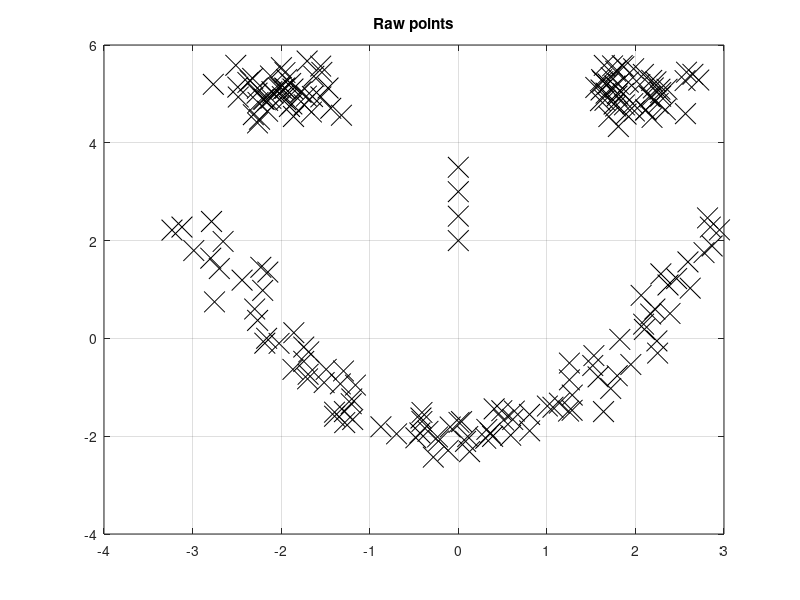
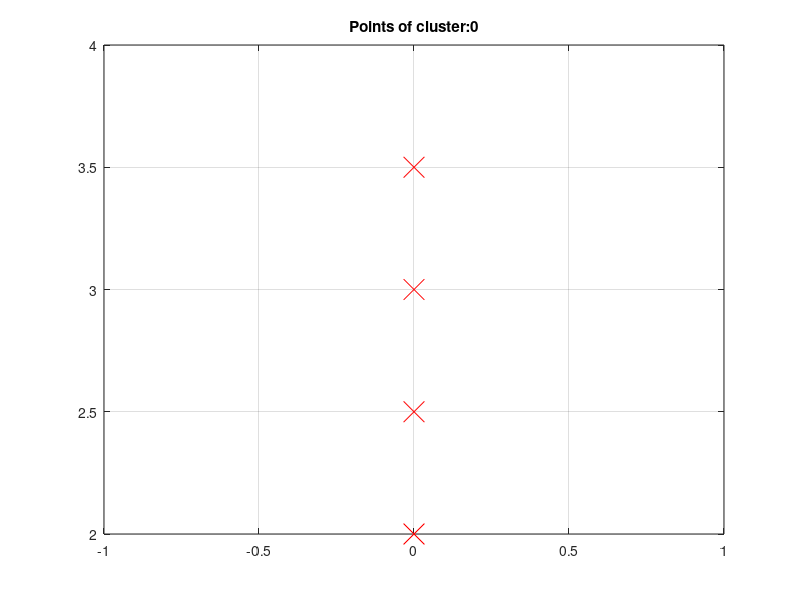
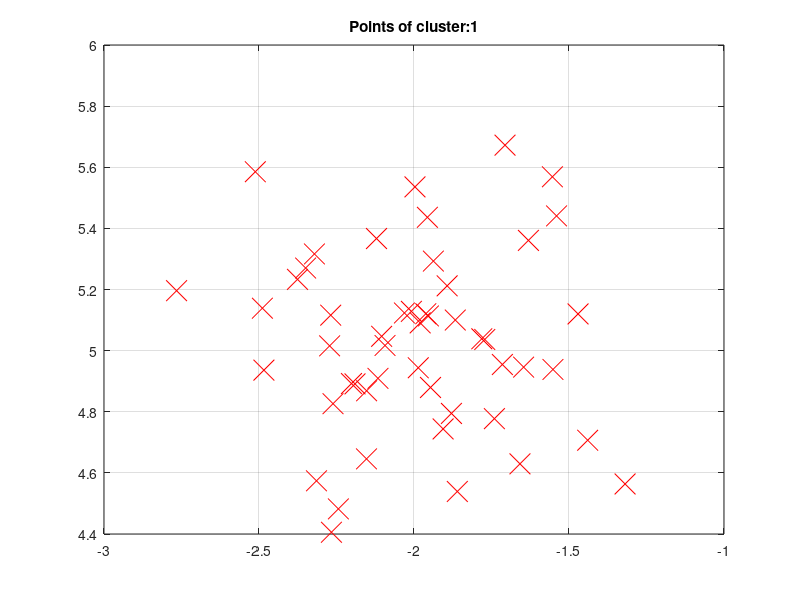
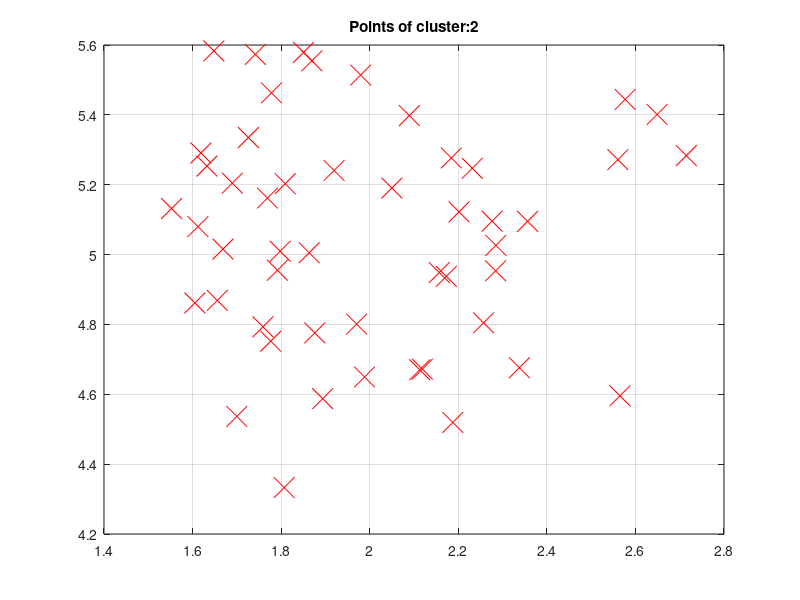

Recreate these plots in MATLAB, in order.
##
## Originally based on ChatGPT code creation
##

# Sample points
points = [ 1.0,  1.1;
           1.2,  1.3;
           0.9,  0.8;
          10.0, 10.1;
          10.2, 10.3;
           9.9,  9.8;
           5.0,  5.1];

# The DBSCAN parameter
eps = 1.5;
minPts = 3;

fig_no = 0;

function [clusterIds, visited] = expand_cluster(points, clusterIds, pointIdx, neighbors, clusterId, eps, minPts, visited)
    clusterIds(pointIdx) = clusterId;
    seeds = neighbors;

    idx = 1;
    while idx <= length(seeds)
        currentP = seeds(idx);
        if ~visited(currentP)
            visited(currentP) = 1;
            result = region_query(points, points(currentP, :), eps);
            if length(result) >= minPts
                seeds = [seeds; result];       # Add new neighbors to list
            end
        end
        if clusterIds(currentP) == -1
            clusterIds(currentP) = clusterId;  % Set to cluster if not yet explored
        end
        idx += 1;
    end
end

function neighbors = region_query(points, p, eps)
    numPoints = size(points, 1);
    neighbors = [];
    for i = 1:numPoints
        if distance_man(points(i, :), p) <= eps  # Euclidean or Manhattan distance
            neighbors = [neighbors; i];
        end
    end
end

function d = distance(a, b)
    d = sqrt((a(1) - b(1))^2 + (a(2) - b(2))^2);  # Euclidean distance
end

function d = distance_man(a, b)
    d = abs(a(1) - b(1)) + abs(a(2) - b(2));      # Manhattan distance
end

function clusterIds = dbscan_fct(points, eps, minPts)
    clusterId = 0;
    numPoints = size(points, 1);
    clusterIds = -ones(numPoints, 1);  # -1 meeans unexplored, 0 means noice, 1.. means clusterID
    visited = zeros(numPoints, 1);     # 0 means not yet visited, 1 means already visited

    for i = 1:numPoints
        if ~visited(i)
            visited(i) = 1;
            neighbors = region_query(points, points(i, :), eps);
            if length(neighbors) < minPts
                clusterIds(i) = 0;  # Mark as noice
            else
                clusterId += 1;
                [clusterIds, visited] = expand_cluster(points, clusterIds, i, neighbors, clusterId, eps, minPts, visited);
            end
        end
    end

#    for i = 1:numPoints
#        fprintf('Point (%.2f, %.2f) - Cluster ID: %d Visited: %d\n', points(i, 1), points(i, 2),
#                clusterIds(i), visited(i));
#    end
end

points = dlmread("./smile_face.csv", ";");
eps = 2;
minPts = 10;

figure(++fig_no);
plot(points(:,1), points(:,2), "kx", "markersize", 15);
grid on;
title("Raw points");

# Run DBSCAN algorithm
clusterIds = dbscan_fct(points, eps, minPts);

# Show detailed results
for i = 0:max(clusterIds)
    c = find(clusterIds==i);

    printf("Points in cluster %d\n", i);
    pts = points(c,:);
    display(pts);

    figure(++fig_no);
    plot(pts(:,1), pts(:,2), "rx", "markersize", 15);
    grid on;
    title(strcat("Points of cluster:", num2str(i)));
end
